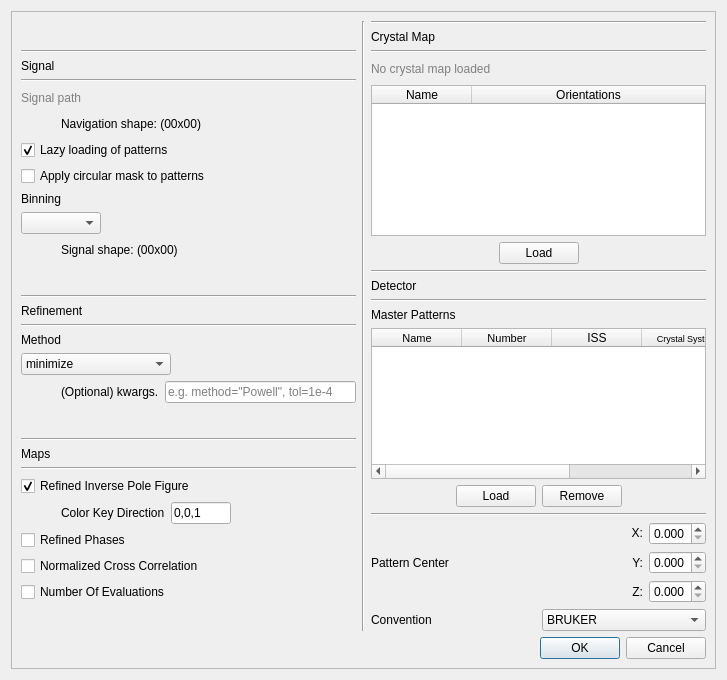
<?xml version="1.0" encoding="UTF-8"?>
<ui version="4.0">
 <class>RefineSetupDialog</class>
 <widget class="QDialog" name="RefineSetupDialog">
  <property name="geometry">
   <rect>
    <x>0</x>
    <y>0</y>
    <width>727</width>
    <height>680</height>
   </rect>
  </property>
  <property name="windowTitle">
   <string>Refine Crystal Map</string>
  </property>
  <layout class="QGridLayout" name="gridLayout">
   <item row="0" column="0">
    <widget class="QFrame" name="frame">
     <property name="frameShape">
      <enum>QFrame::StyledPanel</enum>
     </property>
     <property name="frameShadow">
      <enum>QFrame::Raised</enum>
     </property>
     <layout class="QGridLayout" name="gridLayout_3" rowstretch="2,0,0,2" columnstretch="2,0,0,2">
      <item row="2" column="0">
       <layout class="QVBoxLayout" name="verticalLayout">
        <item>
         <spacer name="verticalSpacer_2">
          <property name="orientation">
           <enum>Qt::Vertical</enum>
          </property>
          <property name="sizeHint" stdset="0">
           <size>
            <width>20</width>
            <height>40</height>
           </size>
          </property>
         </spacer>
        </item>
        <item>
         <widget class="Line" name="line_7">
          <property name="orientation">
           <enum>Qt::Horizontal</enum>
          </property>
         </widget>
        </item>
        <item>
         <layout class="QVBoxLayout" name="verticalLayout_7">
          <item>
           <widget class="QLabel" name="label_10">
            <property name="styleSheet">
             <string notr="true">font: 75 10pt &quot;MS Shell Dlg 2&quot;;</string>
            </property>
            <property name="text">
             <string>Signal</string>
            </property>
           </widget>
          </item>
         </layout>
        </item>
        <item>
         <widget class="Line" name="line_6">
          <property name="orientation">
           <enum>Qt::Horizontal</enum>
          </property>
         </widget>
        </item>
        <item>
         <layout class="QHBoxLayout" name="horizontalLayout_12">
          <item>
           <widget class="QLabel" name="labelSignalPath">
            <property name="styleSheet">
             <string notr="true">font: italic 8pt &quot;MS Sans Serif&quot;;
color: rgb(127, 127, 127);</string>
            </property>
            <property name="text">
             <string>Signal path</string>
            </property>
           </widget>
          </item>
          <item>
           <spacer name="horizontalSpacer_23">
            <property name="orientation">
             <enum>Qt::Horizontal</enum>
            </property>
            <property name="sizeHint" stdset="0">
             <size>
              <width>40</width>
              <height>20</height>
             </size>
            </property>
           </spacer>
          </item>
         </layout>
        </item>
        <item>
         <layout class="QHBoxLayout" name="horizontalLayout_11">
          <item>
           <spacer name="horizontalSpacer_21">
            <property name="orientation">
             <enum>Qt::Horizontal</enum>
            </property>
            <property name="sizeType">
             <enum>QSizePolicy::Fixed</enum>
            </property>
            <property name="sizeHint" stdset="0">
             <size>
              <width>40</width>
              <height>20</height>
             </size>
            </property>
           </spacer>
          </item>
          <item>
           <widget class="QLabel" name="labelNavigationShape">
            <property name="text">
             <string>Navigation shape: (00x00)</string>
            </property>
           </widget>
          </item>
          <item>
           <spacer name="horizontalSpacer_22">
            <property name="orientation">
             <enum>Qt::Horizontal</enum>
            </property>
            <property name="sizeHint" stdset="0">
             <size>
              <width>40</width>
              <height>20</height>
             </size>
            </property>
           </spacer>
          </item>
         </layout>
        </item>
        <item>
         <layout class="QVBoxLayout" name="verticalLayout_6">
          <item>
           <layout class="QVBoxLayout" name="verticalLayout_4">
            <item>
             <widget class="QCheckBox" name="checkBoxLazy">
              <property name="enabled">
               <bool>true</bool>
              </property>
              <property name="layoutDirection">
               <enum>Qt::LeftToRight</enum>
              </property>
              <property name="text">
               <string>Lazy loading of patterns</string>
              </property>
              <property name="checkable">
               <bool>true</bool>
              </property>
              <property name="checked">
               <bool>true</bool>
              </property>
              <property name="tristate">
               <bool>false</bool>
              </property>
             </widget>
            </item>
            <item>
             <widget class="QCheckBox" name="checkBoxMask">
              <property name="text">
               <string>Apply circular mask to patterns </string>
              </property>
             </widget>
            </item>
            <item>
             <widget class="QLabel" name="label_7">
              <property name="text">
               <string>Binning</string>
              </property>
              <property name="alignment">
               <set>Qt::AlignLeading|Qt::AlignLeft|Qt::AlignVCenter</set>
              </property>
             </widget>
            </item>
            <item>
             <widget class="QComboBox" name="comboBoxBinning">
              <property name="maximumSize">
               <size>
                <width>80</width>
                <height>16777215</height>
               </size>
              </property>
              <property name="toolTip">
               <string>&lt;html&gt;&lt;head/&gt;&lt;body&gt;&lt;p&gt;Detector binning, i.e. how many pixels are binned into one, default is no binning&lt;/p&gt;&lt;/body&gt;&lt;/html&gt;</string>
              </property>
              <property name="layoutDirection">
               <enum>Qt::LeftToRight</enum>
              </property>
             </widget>
            </item>
            <item>
             <layout class="QHBoxLayout" name="horizontalLayout_2">
              <item>
               <spacer name="horizontalSpacer_9">
                <property name="orientation">
                 <enum>Qt::Horizontal</enum>
                </property>
                <property name="sizeType">
                 <enum>QSizePolicy::Fixed</enum>
                </property>
                <property name="sizeHint" stdset="0">
                 <size>
                  <width>40</width>
                  <height>20</height>
                 </size>
                </property>
               </spacer>
              </item>
              <item>
               <widget class="QLabel" name="labelSignalShape">
                <property name="text">
                 <string>Signal shape: (00x00)</string>
                </property>
               </widget>
              </item>
              <item>
               <spacer name="horizontalSpacer_5">
                <property name="orientation">
                 <enum>Qt::Horizontal</enum>
                </property>
                <property name="sizeHint" stdset="0">
                 <size>
                  <width>40</width>
                  <height>20</height>
                 </size>
                </property>
               </spacer>
              </item>
             </layout>
            </item>
           </layout>
          </item>
         </layout>
        </item>
        <item>
         <spacer name="verticalSpacer_4">
          <property name="orientation">
           <enum>Qt::Vertical</enum>
          </property>
          <property name="sizeHint" stdset="0">
           <size>
            <width>20</width>
            <height>40</height>
           </size>
          </property>
         </spacer>
        </item>
        <item>
         <widget class="Line" name="line_8">
          <property name="orientation">
           <enum>Qt::Horizontal</enum>
          </property>
         </widget>
        </item>
        <item>
         <widget class="QLabel" name="label_11">
          <property name="styleSheet">
           <string notr="true">font: 75 10pt &quot;MS Shell Dlg 2&quot;;</string>
          </property>
          <property name="text">
           <string>Refinement</string>
          </property>
         </widget>
        </item>
        <item>
         <widget class="Line" name="line_9">
          <property name="orientation">
           <enum>Qt::Horizontal</enum>
          </property>
         </widget>
        </item>
        <item>
         <layout class="QVBoxLayout" name="verticalLayout_5">
          <item>
           <widget class="QLabel" name="label_9">
            <property name="text">
             <string>Method</string>
            </property>
           </widget>
          </item>
          <item>
           <layout class="QHBoxLayout" name="horizontalLayout_10">
            <item>
             <widget class="QComboBox" name="comboBoxMethod">
              <property name="minimumSize">
               <size>
                <width>150</width>
                <height>0</height>
               </size>
              </property>
              <item>
               <property name="text">
                <string>minimize</string>
               </property>
              </item>
              <item>
               <property name="text">
                <string>ln_neldermead</string>
               </property>
              </item>
              <item>
               <property name="text">
                <string>differential_evolution</string>
               </property>
              </item>
              <item>
               <property name="text">
                <string>dual_annealing</string>
               </property>
              </item>
              <item>
               <property name="text">
                <string>basinhopping</string>
               </property>
              </item>
              <item>
               <property name="text">
                <string>shgo</string>
               </property>
              </item>
             </widget>
            </item>
            <item>
             <spacer name="horizontalSpacer_10">
              <property name="orientation">
               <enum>Qt::Horizontal</enum>
              </property>
              <property name="sizeHint" stdset="0">
               <size>
                <width>40</width>
                <height>0</height>
               </size>
              </property>
             </spacer>
            </item>
           </layout>
          </item>
          <item>
           <layout class="QHBoxLayout" name="horizontalLayout_4">
            <item>
             <spacer name="horizontalSpacer_8">
              <property name="orientation">
               <enum>Qt::Horizontal</enum>
              </property>
              <property name="sizeType">
               <enum>QSizePolicy::Fixed</enum>
              </property>
              <property name="sizeHint" stdset="0">
               <size>
                <width>40</width>
                <height>20</height>
               </size>
              </property>
             </spacer>
            </item>
            <item>
             <widget class="QLabel" name="label_8">
              <property name="text">
               <string>(Optional) kwargs.</string>
              </property>
             </widget>
            </item>
            <item>
             <widget class="QLineEdit" name="lineEditRefKwargs">
              <property name="placeholderText">
               <string>e.g. method=&quot;Powell&quot;, tol=1e-4</string>
              </property>
             </widget>
            </item>
           </layout>
          </item>
         </layout>
        </item>
        <item>
         <layout class="QVBoxLayout" name="verticalLayout_3"/>
        </item>
        <item>
         <spacer name="verticalSpacer_5">
          <property name="orientation">
           <enum>Qt::Vertical</enum>
          </property>
          <property name="sizeHint" stdset="0">
           <size>
            <width>20</width>
            <height>40</height>
           </size>
          </property>
         </spacer>
        </item>
        <item>
         <widget class="Line" name="line_2">
          <property name="orientation">
           <enum>Qt::Horizontal</enum>
          </property>
         </widget>
        </item>
        <item>
         <widget class="QLabel" name="label_12">
          <property name="styleSheet">
           <string notr="true">font: 75 10pt &quot;MS Shell Dlg 2&quot;;</string>
          </property>
          <property name="text">
           <string>Maps</string>
          </property>
         </widget>
        </item>
        <item>
         <widget class="Line" name="line_11">
          <property name="orientation">
           <enum>Qt::Horizontal</enum>
          </property>
         </widget>
        </item>
        <item>
         <layout class="QVBoxLayout" name="verticalLayout_8">
          <item>
           <widget class="QCheckBox" name="checkBoxOrientation">
            <property name="toolTip">
             <string>&lt;html&gt;&lt;head/&gt;&lt;body&gt;&lt;p&gt;Orientations are given a color based on which crystal direction &amp;lt;&lt;span style=&quot; font-style:italic;&quot;&gt;uvw&lt;/span&gt;&amp;gt; points in a certain sample direction, producing the so-called inverse pole figure (IPF) map&lt;/p&gt;&lt;/body&gt;&lt;/html&gt;</string>
            </property>
            <property name="text">
             <string>Refined Inverse Pole Figure</string>
            </property>
            <property name="checked">
             <bool>true</bool>
            </property>
           </widget>
          </item>
          <item>
           <layout class="QHBoxLayout" name="IPFExtraOptionsLayout">
            <item>
             <spacer name="horizontalSpacer_6">
              <property name="orientation">
               <enum>Qt::Horizontal</enum>
              </property>
              <property name="sizeType">
               <enum>QSizePolicy::Fixed</enum>
              </property>
              <property name="sizeHint" stdset="0">
               <size>
                <width>40</width>
                <height>0</height>
               </size>
              </property>
             </spacer>
            </item>
            <item>
             <widget class="QLabel" name="labelColorKey">
              <property name="text">
               <string>Color Key Direction</string>
              </property>
             </widget>
            </item>
            <item>
             <widget class="QLineEdit" name="lineEditColorKey">
              <property name="sizePolicy">
               <sizepolicy hsizetype="Expanding" vsizetype="Fixed">
                <horstretch>0</horstretch>
                <verstretch>0</verstretch>
               </sizepolicy>
              </property>
              <property name="maximumSize">
               <size>
                <width>60</width>
                <height>16777215</height>
               </size>
              </property>
              <property name="inputMask">
               <string>[0,0,0]</string>
              </property>
              <property name="text">
               <string>0,0,1</string>
              </property>
              <property name="placeholderText">
               <string>e.g. 1,0,0</string>
              </property>
             </widget>
            </item>
            <item>
             <spacer name="horizontalSpacer_7">
              <property name="orientation">
               <enum>Qt::Horizontal</enum>
              </property>
              <property name="sizeHint" stdset="0">
               <size>
                <width>40</width>
                <height>0</height>
               </size>
              </property>
             </spacer>
            </item>
           </layout>
          </item>
         </layout>
        </item>
        <item>
         <widget class="QCheckBox" name="checkBoxPhase">
          <property name="toolTip">
           <string>Map of different phases present</string>
          </property>
          <property name="text">
           <string>Refined Phases</string>
          </property>
         </widget>
        </item>
        <item>
         <widget class="QCheckBox" name="checkBoxNCC">
          <property name="toolTip">
           <string>Normalized cross correlation scores plotted on a map</string>
          </property>
          <property name="text">
           <string>Normalized Cross Correlation</string>
          </property>
         </widget>
        </item>
        <item>
         <widget class="QCheckBox" name="checkBoxEvaluations">
          <property name="toolTip">
           <string>the number of optimization evaluations (iterations) necessary for each pattern</string>
          </property>
          <property name="text">
           <string>Number Of Evaluations</string>
          </property>
         </widget>
        </item>
        <item>
         <spacer name="verticalSpacer_3">
          <property name="orientation">
           <enum>Qt::Vertical</enum>
          </property>
          <property name="sizeHint" stdset="0">
           <size>
            <width>20</width>
            <height>40</height>
           </size>
          </property>
         </spacer>
        </item>
       </layout>
      </item>
      <item row="2" column="1">
       <spacer name="horizontalSpacer">
        <property name="orientation">
         <enum>Qt::Horizontal</enum>
        </property>
        <property name="sizeHint" stdset="0">
         <size>
          <width>0</width>
          <height>0</height>
         </size>
        </property>
       </spacer>
      </item>
      <item row="2" column="2">
       <widget class="Line" name="line_10">
        <property name="orientation">
         <enum>Qt::Vertical</enum>
        </property>
       </widget>
      </item>
      <item row="3" column="3">
       <widget class="QDialogButtonBox" name="buttonBox">
        <property name="layoutDirection">
         <enum>Qt::LeftToRight</enum>
        </property>
        <property name="orientation">
         <enum>Qt::Horizontal</enum>
        </property>
        <property name="standardButtons">
         <set>QDialogButtonBox::Cancel|QDialogButtonBox::Ok</set>
        </property>
       </widget>
      </item>
      <item row="2" column="3">
       <layout class="QVBoxLayout" name="verticalLayout_2" stretch="0,0,0,0,0,0,0,0,0,0,0,0,0,0,0,0,1">
        <item>
         <widget class="Line" name="line_4">
          <property name="orientation">
           <enum>Qt::Horizontal</enum>
          </property>
         </widget>
        </item>
        <item>
         <widget class="QLabel" name="label_16">
          <property name="styleSheet">
           <string notr="true">font: 75 10pt &quot;MS Shell Dlg 2&quot;;</string>
          </property>
          <property name="text">
           <string>Crystal Map</string>
          </property>
         </widget>
        </item>
        <item>
         <widget class="Line" name="line_17">
          <property name="orientation">
           <enum>Qt::Horizontal</enum>
          </property>
         </widget>
        </item>
        <item>
         <layout class="QHBoxLayout" name="horizontalLayout_5">
          <item>
           <widget class="QLabel" name="labelXmapPath">
            <property name="styleSheet">
             <string notr="true">font: italic 8pt &quot;MS Sans Serif&quot;;
color: rgb(127, 127, 127);</string>
            </property>
            <property name="text">
             <string>No crystal map loaded</string>
            </property>
           </widget>
          </item>
          <item>
           <spacer name="horizontalSpacer_11">
            <property name="orientation">
             <enum>Qt::Horizontal</enum>
            </property>
            <property name="sizeHint" stdset="0">
             <size>
              <width>40</width>
              <height>20</height>
             </size>
            </property>
           </spacer>
          </item>
         </layout>
        </item>
        <item>
         <widget class="QTableWidget" name="tableWidgetXmap">
          <property name="selectionMode">
           <enum>QAbstractItemView::NoSelection</enum>
          </property>
          <attribute name="horizontalHeaderStretchLastSection">
           <bool>true</bool>
          </attribute>
          <attribute name="verticalHeaderStretchLastSection">
           <bool>true</bool>
          </attribute>
          <column>
           <property name="text">
            <string>Name</string>
           </property>
          </column>
          <column>
           <property name="text">
            <string>Orientations</string>
           </property>
          </column>
         </widget>
        </item>
        <item>
         <layout class="QHBoxLayout" name="horizontalLayout_9">
          <item>
           <spacer name="horizontalSpacer_19">
            <property name="orientation">
             <enum>Qt::Horizontal</enum>
            </property>
            <property name="sizeHint" stdset="0">
             <size>
              <width>40</width>
              <height>20</height>
             </size>
            </property>
           </spacer>
          </item>
          <item>
           <widget class="QPushButton" name="pushButtonLoadXmap">
            <property name="toolTip">
             <string>&lt;html&gt;&lt;head/&gt;&lt;body&gt;&lt;p&gt;Add phase from master pattern (*.h5)&lt;/p&gt;&lt;/body&gt;&lt;/html&gt;</string>
            </property>
            <property name="text">
             <string>Load</string>
            </property>
           </widget>
          </item>
          <item>
           <spacer name="horizontalSpacer_20">
            <property name="orientation">
             <enum>Qt::Horizontal</enum>
            </property>
            <property name="sizeHint" stdset="0">
             <size>
              <width>40</width>
              <height>20</height>
             </size>
            </property>
           </spacer>
          </item>
         </layout>
        </item>
        <item>
         <spacer name="verticalSpacer_10">
          <property name="orientation">
           <enum>Qt::Vertical</enum>
          </property>
          <property name="sizeHint" stdset="0">
           <size>
            <width>20</width>
            <height>40</height>
           </size>
          </property>
         </spacer>
        </item>
        <item>
         <widget class="Line" name="line_19">
          <property name="orientation">
           <enum>Qt::Horizontal</enum>
          </property>
         </widget>
        </item>
        <item>
         <widget class="QLabel" name="label_14">
          <property name="styleSheet">
           <string notr="true">font: 75 10pt &quot;MS Shell Dlg 2&quot;;</string>
          </property>
          <property name="text">
           <string>Detector</string>
          </property>
         </widget>
        </item>
        <item>
         <widget class="Line" name="line_3">
          <property name="orientation">
           <enum>Qt::Horizontal</enum>
          </property>
         </widget>
        </item>
        <item>
         <widget class="QLabel" name="label">
          <property name="text">
           <string>Master Patterns</string>
          </property>
         </widget>
        </item>
        <item>
         <widget class="QTableWidget" name="tableWidgetPhase">
          <property name="minimumSize">
           <size>
            <width>250</width>
            <height>50</height>
           </size>
          </property>
          <property name="selectionBehavior">
           <enum>QAbstractItemView::SelectRows</enum>
          </property>
          <attribute name="horizontalHeaderDefaultSectionSize">
           <number>90</number>
          </attribute>
          <attribute name="horizontalHeaderStretchLastSection">
           <bool>true</bool>
          </attribute>
          <attribute name="verticalHeaderStretchLastSection">
           <bool>false</bool>
          </attribute>
          <column>
           <property name="text">
            <string>Name</string>
           </property>
           <property name="font">
            <font>
             <pointsize>8</pointsize>
             <weight>50</weight>
             <bold>false</bold>
            </font>
           </property>
          </column>
          <column>
           <property name="text">
            <string>Number</string>
           </property>
           <property name="font">
            <font>
             <pointsize>8</pointsize>
             <weight>50</weight>
             <bold>false</bold>
            </font>
           </property>
          </column>
          <column>
           <property name="text">
            <string>ISS</string>
           </property>
           <property name="toolTip">
            <string>International short symbol</string>
           </property>
           <property name="font">
            <font>
             <pointsize>9</pointsize>
            </font>
           </property>
          </column>
          <column>
           <property name="text">
            <string>Crystal System</string>
           </property>
           <property name="font">
            <font>
             <pointsize>7</pointsize>
            </font>
           </property>
          </column>
          <column>
           <property name="text">
            <string>Color</string>
           </property>
           <property name="font">
            <font>
             <pointsize>8</pointsize>
            </font>
           </property>
          </column>
         </widget>
        </item>
        <item>
         <layout class="QHBoxLayout" name="horizontalLayout_3">
          <item>
           <spacer name="horizontalSpacer_3">
            <property name="orientation">
             <enum>Qt::Horizontal</enum>
            </property>
            <property name="sizeHint" stdset="0">
             <size>
              <width>40</width>
              <height>20</height>
             </size>
            </property>
           </spacer>
          </item>
          <item>
           <widget class="QPushButton" name="pushButtonLoadMP">
            <property name="toolTip">
             <string>&lt;html&gt;&lt;head/&gt;&lt;body&gt;&lt;p&gt;Add phase from master pattern (*.h5)&lt;/p&gt;&lt;/body&gt;&lt;/html&gt;</string>
            </property>
            <property name="text">
             <string>Load</string>
            </property>
           </widget>
          </item>
          <item>
           <widget class="QPushButton" name="pushButtonRemoveMP">
            <property name="toolTip">
             <string>&lt;html&gt;&lt;head/&gt;&lt;body&gt;&lt;p&gt;Remove the selected phase&lt;/p&gt;&lt;/body&gt;&lt;/html&gt;</string>
            </property>
            <property name="text">
             <string>Remove</string>
            </property>
           </widget>
          </item>
          <item>
           <spacer name="horizontalSpacer_2">
            <property name="orientation">
             <enum>Qt::Horizontal</enum>
            </property>
            <property name="sizeHint" stdset="0">
             <size>
              <width>40</width>
              <height>20</height>
             </size>
            </property>
           </spacer>
          </item>
         </layout>
        </item>
        <item>
         <widget class="Line" name="line">
          <property name="orientation">
           <enum>Qt::Horizontal</enum>
          </property>
         </widget>
        </item>
        <item>
         <layout class="QGridLayout" name="gridLayout_2">
          <item row="1" column="2">
           <widget class="QLabel" name="label_4">
            <property name="layoutDirection">
             <enum>Qt::LeftToRight</enum>
            </property>
            <property name="text">
             <string>Y:</string>
            </property>
            <property name="alignment">
             <set>Qt::AlignRight|Qt::AlignTrailing|Qt::AlignVCenter</set>
            </property>
           </widget>
          </item>
          <item row="1" column="1">
           <spacer name="horizontalSpacer_4">
            <property name="orientation">
             <enum>Qt::Horizontal</enum>
            </property>
            <property name="sizeHint" stdset="0">
             <size>
              <width>40</width>
              <height>20</height>
             </size>
            </property>
           </spacer>
          </item>
          <item row="2" column="2">
           <widget class="QLabel" name="label_5">
            <property name="text">
             <string>Z:</string>
            </property>
            <property name="alignment">
             <set>Qt::AlignRight|Qt::AlignTrailing|Qt::AlignVCenter</set>
            </property>
           </widget>
          </item>
          <item row="1" column="0">
           <widget class="QLabel" name="label_2">
            <property name="text">
             <string>Pattern Center</string>
            </property>
            <property name="alignment">
             <set>Qt::AlignLeading|Qt::AlignLeft|Qt::AlignVCenter</set>
            </property>
           </widget>
          </item>
          <item row="0" column="2">
           <widget class="QLabel" name="label_3">
            <property name="maximumSize">
             <size>
              <width>16777215</width>
              <height>20</height>
             </size>
            </property>
            <property name="text">
             <string>X:</string>
            </property>
            <property name="alignment">
             <set>Qt::AlignRight|Qt::AlignTrailing|Qt::AlignVCenter</set>
            </property>
           </widget>
          </item>
          <item row="1" column="3">
           <widget class="QDoubleSpinBox" name="patternCenterY">
            <property name="decimals">
             <number>3</number>
            </property>
            <property name="maximum">
             <double>1.000000000000000</double>
            </property>
            <property name="singleStep">
             <double>0.001000000000000</double>
            </property>
           </widget>
          </item>
          <item row="2" column="3">
           <widget class="QDoubleSpinBox" name="patternCenterZ">
            <property name="prefix">
             <string/>
            </property>
            <property name="decimals">
             <number>3</number>
            </property>
            <property name="maximum">
             <double>3.000000000000000</double>
            </property>
            <property name="singleStep">
             <double>0.001000000000000</double>
            </property>
           </widget>
          </item>
          <item row="0" column="3">
           <widget class="QDoubleSpinBox" name="patternCenterX">
            <property name="decimals">
             <number>3</number>
            </property>
            <property name="maximum">
             <double>1.000000000000000</double>
            </property>
            <property name="singleStep">
             <double>0.001000000000000</double>
            </property>
           </widget>
          </item>
         </layout>
        </item>
        <item>
         <layout class="QHBoxLayout" name="horizontalLayout">
          <item>
           <widget class="QLabel" name="label_6">
            <property name="text">
             <string>Convention</string>
            </property>
           </widget>
          </item>
          <item>
           <widget class="QComboBox" name="comboBoxConvention">
            <item>
             <property name="text">
              <string>BRUKER</string>
             </property>
            </item>
            <item>
             <property name="text">
              <string>TSL</string>
             </property>
            </item>
           </widget>
          </item>
         </layout>
        </item>
        <item>
         <spacer name="verticalSpacer">
          <property name="orientation">
           <enum>Qt::Vertical</enum>
          </property>
          <property name="sizeHint" stdset="0">
           <size>
            <width>20</width>
            <height>40</height>
           </size>
          </property>
         </spacer>
        </item>
       </layout>
      </item>
     </layout>
    </widget>
   </item>
  </layout>
 </widget>
 <tabstops>
  <tabstop>checkBoxPhase</tabstop>
  <tabstop>checkBoxNCC</tabstop>
  <tabstop>pushButtonLoadMP</tabstop>
  <tabstop>pushButtonRemoveMP</tabstop>
  <tabstop>patternCenterX</tabstop>
  <tabstop>patternCenterY</tabstop>
  <tabstop>patternCenterZ</tabstop>
 </tabstops>
 <resources/>
 <connections>
  <connection>
   <sender>buttonBox</sender>
   <signal>rejected()</signal>
   <receiver>RefineSetupDialog</receiver>
   <slot>reject()</slot>
   <hints>
    <hint type="sourcelabel">
     <x>780</x>
     <y>547</y>
    </hint>
    <hint type="destinationlabel">
     <x>286</x>
     <y>274</y>
    </hint>
   </hints>
  </connection>
  <connection>
   <sender>buttonBox</sender>
   <signal>accepted()</signal>
   <receiver>RefineSetupDialog</receiver>
   <slot>accept()</slot>
   <hints>
    <hint type="sourcelabel">
     <x>752</x>
     <y>547</y>
    </hint>
    <hint type="destinationlabel">
     <x>157</x>
     <y>274</y>
    </hint>
   </hints>
  </connection>
  <connection>
   <sender>checkBoxOrientation</sender>
   <signal>toggled(bool)</signal>
   <receiver>lineEditColorKey</receiver>
   <slot>setVisible(bool)</slot>
   <hints>
    <hint type="sourcelabel">
     <x>160</x>
     <y>424</y>
    </hint>
    <hint type="destinationlabel">
     <x>217</x>
     <y>453</y>
    </hint>
   </hints>
  </connection>
  <connection>
   <sender>checkBoxOrientation</sender>
   <signal>toggled(bool)</signal>
   <receiver>labelColorKey</receiver>
   <slot>setVisible(bool)</slot>
   <hints>
    <hint type="sourcelabel">
     <x>160</x>
     <y>424</y>
    </hint>
    <hint type="destinationlabel">
     <x>126</x>
     <y>453</y>
    </hint>
   </hints>
  </connection>
 </connections>
</ui>
